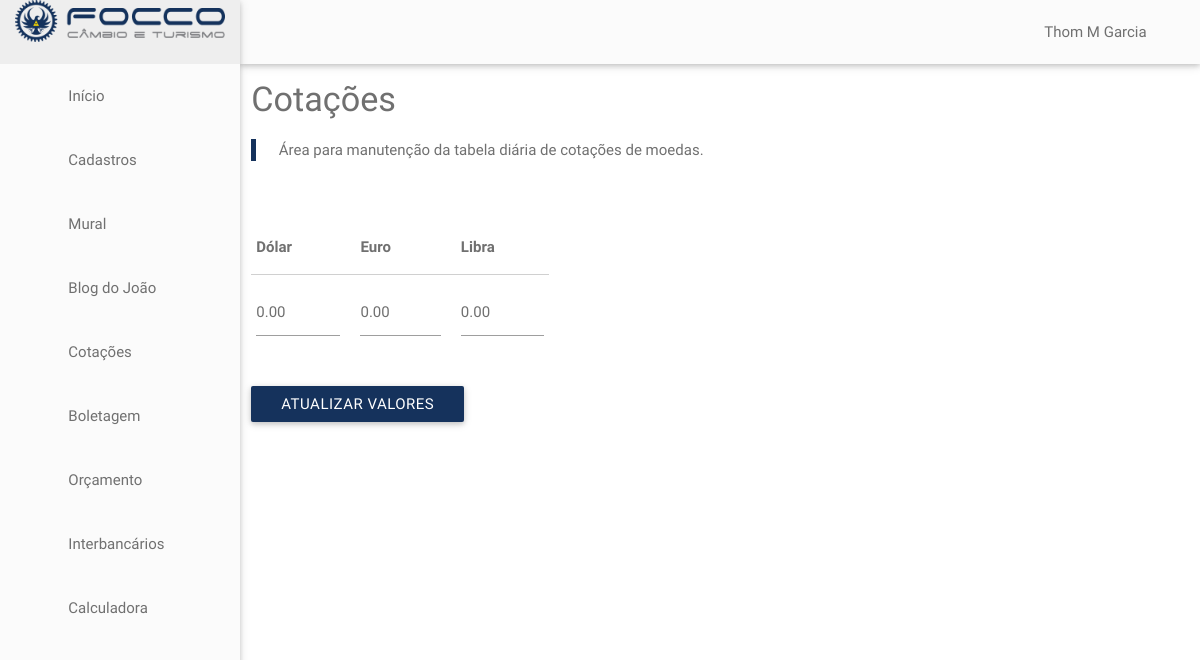
/dashboard/cotacoes/index_bkp.php (signed in), run on the app's committed database.
### tables this page shows
CREATE TABLE IF NOT EXISTS `cotacoes` (
  `dolar` decimal(10,2) DEFAULT NULL,
  `euro` decimal(10,2) DEFAULT NULL,
  `libra` decimal(10,2) DEFAULT NULL
);

### dashboard/cotacoes/index_bkp.php (the view, shortened to what this page needs)
<?php
include "../includes/header.php";
include "../core/database.php";
$sql_query = "SELECT * FROM cotacoes;";
$result = mysqli_query($conn, $sql_query);
$rows = array();
while($row = mysqli_fetch_array($result)) $rows[] = $row;
$dolar = $rows[0]['dolar'];
$euro = $rows[0]['euro'];
$libra = $rows[0]['libra'];
?>
<main>
  <div class="row">
    <div class="col s12">
      <h4>Cotações</h4>
      <blockquote>
        Área para manutenção da tabela diária de cotações de moedas.
      </blockquote>
    </div>
  </div>
  <form id="form-cotacoes">
    <div class="row">
      <div class="col s4">
        <table class="cotation-table">
          <thead>
            <tr>
              <th>Dólar</th>
              <th></th>
              <th>Euro</th>
              <th></th>
              <th>Libra</th>
            </tr>
          </thead>
          <tbody>
            <tr>
              <td><input type="number" step="0.01" id="input-dolar" value="<?php echo $dolar ?>"></td>
              <td></td>
              <td><input type="number" step="0.01" id="input-euro" value="<?php echo $euro ?>"></td>
              <td></td>
              <td><input type="number" step="0.01" id="input-libra" value="<?php echo $libra ?>"></td>
            </tr>
          </tbody>
        </table>
      </div>
    </div>
    <div class="row">
      <div class="col s12">
        <input type="submit" id="input-submit" value="Atualizar valores" class="btn bg-blue" />
      </div>
    </div>
  </form>
</main>
<?php
include '../includes/footer.php';
?>

### data on the page
cotacoes: dolar "0.00", euro "0.00", libra "0.00"

### other printed values
$_SESSION['currentUser']['nome'] "Thom M Garcia"
